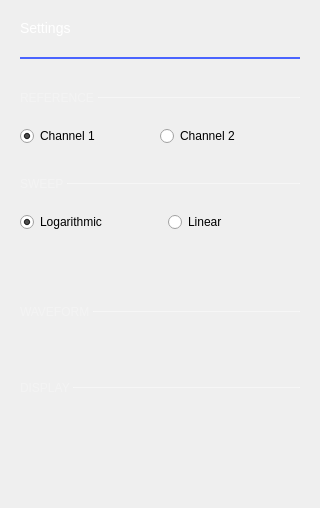
               <widget class="QWidget" name="scrollAreaWidgetContents_2">
                <property name="geometry">
                 <rect>
                  <x>0</x>
                  <y>0</y>
                  <width>320</width>
                  <height>508</height>
                 </rect>
                </property>
                <layout class="QVBoxLayout" name="verticalLayout_11">
                 <property name="leftMargin">
                  <number>20</number>
                 </property>
                 <property name="topMargin">
                  <number>20</number>
                 </property>
                 <property name="rightMargin">
                  <number>20</number>
                 </property>
                 <property name="bottomMargin">
                  <number>20</number>
                 </property>
                 <item>
                  <widget class="QLabel" name="label_5">
                   <property name="styleSheet">
                    <string notr="true">color: white;
    font-size: 14px;
    font-weight: normal;</string>
                   </property>
                   <property name="text">
                    <string>Settings</string>
                   </property>
                  </widget>
                 </item>
                 <item>
                  <spacer name="verticalSpacer_5">
                   <property name="orientation">
                    <enum>Qt::Vertical</enum>
                   </property>
                   <property name="sizeType">
                    <enum>QSizePolicy::Fixed</enum>
                   </property>
                   <property name="sizeHint" stdset="0">
                    <size>
                     <width>15</width>
                     <height>15</height>
                    </size>
                   </property>
                  </spacer>
                 </item>
                 <item>
                  <widget class="Line" name="line_2">
                   <property name="styleSheet">
                    <string notr="true">color: #4A64FF;</string>
                   </property>
                   <property name="frameShadow">
                    <enum>QFrame::Plain</enum>
                   </property>
                   <property name="lineWidth">
                    <number>2</number>
                   </property>
                   <property name="orientation">
                    <enum>Qt::Horizontal</enum>
                   </property>
                  </widget>
                 </item>
                 <item>
                  <layout class="QHBoxLayout" name="horizontalLayout_6">
                   <property name="spacing">
                    <number>0</number>
                   </property>
                   <property name="topMargin">
                    <number>25</number>
                   </property>
                   <property name="bottomMargin">
                    <number>15</number>
                   </property>
                   <item>
                    <widget class="QLabel" name="label">
                     <property name="sizePolicy">
                      <sizepolicy hsizetype="Maximum" vsizetype="Preferred">
                       <horstretch>0</horstretch>
                       <verstretch>0</verstretch>
                      </sizepolicy>
                     </property>
                     <property name="styleSheet">
                      <string notr="true">QLabel {
        font-size: 12px;
        color: rgba(255, 255, 255, 70)
    }
</string>
                     </property>
                     <property name="text">
                      <string>REFERENCE </string>
                     </property>
                    </widget>
                   </item>
                   <item>
                    <widget class="Line" name="line">
                     <property name="minimumSize">
                      <size>
                       <width>0</width>
                       <height>1</height>
                      </size>
                     </property>
                     <property name="maximumSize">
                      <size>
                       <width>16777215</width>
                       <height>1</height>
                      </size>
                     </property>
                     <property name="styleSheet">
                      <string notr="true">border: 1px solid rgba(255, 255, 255, 70);</string>
                     </property>
                     <property name="frameShadow">
                      <enum>QFrame::Sunken</enum>
                     </property>
                     <property name="orientation">
                      <enum>Qt::Horizontal</enum>
                     </property>
                    </widget>
                   </item>
                  </layout>
                 </item>
                 <item>
                  <layout class="QHBoxLayout" name="horizontalLayout_5">
                   <property name="spacing">
                    <number>0</number>
                   </property>
                   <property name="topMargin">
                    <number>0</number>
                   </property>
                   <property name="bottomMargin">
                    <number>0</number>
                   </property>
                   <item>
                    <widget class="QRadioButton" name="refCh1">
                     <property name="text">
                      <string>Channel 1</string>
                     </property>
                     <property name="checked">
                      <bool>true</bool>
                     </property>
                     <attribute name="buttonGroup">
                      <string notr="true">buttonGroup_2</string>
                     </attribute>
                    </widget>
                   </item>
                   <item>
                    <widget class="QRadioButton" name="refCh2">
                     <property name="text">
                      <string>Channel 2</string>
                     </property>
                     <attribute name="buttonGroup">
                      <string notr="true">buttonGroup_2</string>
                     </attribute>
                    </widget>
                   </item>
                  </layout>
                 </item>
                 <item>
                  <layout class="QHBoxLayout" name="horizontalLayout_4">
                   <property name="spacing">
                    <number>0</number>
                   </property>
                   <property name="topMargin">
                    <number>25</number>
                   </property>
                   <property name="bottomMargin">
                    <number>15</number>
                   </property>
                   <item>
                    <widget class="QLabel" name="label_2">
                     <property name="sizePolicy">
                      <sizepolicy hsizetype="Maximum" vsizetype="Preferred">
                       <horstretch>0</horstretch>
                       <verstretch>0</verstretch>
                      </sizepolicy>
                     </property>
                     <property name="styleSheet">
                      <string notr="true">QLabel {
        font-size: 12px;
        color: rgba(255, 255, 255, 70)
}</string>
                     </property>
                     <property name="text">
                      <string>SWEEP </string>
                     </property>
                    </widget>
                   </item>
                   <item>
                    <widget class="Line" name="line_3">
                     <property name="minimumSize">
                      <size>
                       <width>0</width>
                       <height>1</height>
                      </size>
                     </property>
                     <property name="maximumSize">
                      <size>
                       <width>16777215</width>
                       <height>1</height>
                      </size>
                     </property>
                     <property name="styleSheet">
                      <string notr="true">border: 1px solid rgba(255, 255, 255, 70);</string>
                     </property>
                     <property name="frameShadow">
                      <enum>QFrame::Sunken</enum>
                     </property>
                     <property name="lineWidth">
                      <number>1</number>
                     </property>
                     <property name="orientation">
                      <enum>Qt::Horizontal</enum>
                     </property>
                    </widget>
                   </item>
                  </layout>
                 </item>
                 <item>
                  <layout class="QGridLayout" name="gridLayout_7">
                   <property name="topMargin">
                    <number>0</number>
                   </property>
                   <property name="spacing">
                    <number>15</number>
                   </property>
                   <item row="3" column="1">
                    <widget class="adiscope::ScaleSpinButton" name="samplesCount" native="true">
                     <property name="units" stdset="0">
                      <stringlist notr="true">
                       <string>samples=1e0</string>
                      </stringlist>
                     </property>
                     <property name="name" stdset="0">
                      <string>Samples count</string>
                     </property>
                     <property name="min_value" stdset="0">
                      <double>10.000000000000000</double>
                     </property>
                     <property name="max_value" stdset="0">
                      <double>10000.000000000000000</double>
                     </property>
                     <property name="show_progress" stdset="0">
                      <bool>false</bool>
                     </property>
                     <property name="value" stdset="0">
                      <double>1000.000000000000000</double>
                     </property>
                    </widget>
                   </item>
                   <item row="2" column="0">
                    <widget class="adiscope::ScaleSpinButton" name="minFreq" native="true">
                     <property name="units" stdset="0">
                      <stringlist notr="true">
                       <string>Hz=1e0</string>
                       <string>kHz=1e3</string>
                       <string>MHz=1e6</string>
                      </stringlist>
                     </property>
                     <property name="min_value" stdset="0">
                      <double>1.000000000000000</double>
                     </property>
                     <property name="max_value" stdset="0">
                      <double>50000000.000000000000000</double>
                     </property>
                     <property name="show_progress" stdset="0">
                      <bool>false</bool>
                     </property>
                     <property name="name" stdset="0">
                      <string>Min Freq</string>
                     </property>
                     <property name="value" stdset="0">
                      <double>1000.000000000000000</double>
                     </property>
                    </widget>
                   </item>
                   <item row="3" column="0">
                    <spacer name="verticalSpacer_2">
                     <property name="orientation">
                      <enum>Qt::Vertical</enum>
                     </property>
                     <property name="sizeType">
                      <enum>QSizePolicy::Fixed</enum>
                     </property>
                     <property name="sizeHint" stdset="0">
                      <size>
                       <width>0</width>
                       <height>12</height>
                      </size>
                     </property>
                    </spacer>
                   </item>
                   <item row="1" column="1">
                    <widget class="QRadioButton" name="isLinear">
                     <property name="text">
                      <string>Linear</string>
                     </property>
                     <attribute name="buttonGroup">
                      <string notr="true">buttonGroup</string>
                     </attribute>
                    </widget>
                   </item>
                   <item row="1" column="0">
                    <widget class="QRadioButton" name="isLog">
                     <property name="text">
                      <string>Logarithmic</string>
                     </property>
                     <property name="checked">
                      <bool>true</bool>
                     </property>
                     <attribute name="buttonGroup">
                      <string notr="true">buttonGroup</string>
                     </attribute>
                    </widget>
                   </item>
                   <item row="2" column="1">
                    <widget class="adiscope::ScaleSpinButton" name="maxFreq" native="true">
                     <property name="units" stdset="0">
                      <stringlist notr="true">
                       <string>Hz=1e0</string>
                       <string>kHz=1e3</string>
                       <string>MHz=1e6</string>
                      </stringlist>
                     </property>
                     <property name="name" stdset="0">
                      <string>Max Freq</string>
                     </property>
                     <property name="min_value" stdset="0">
                      <double>1.000000000000000</double>
                     </property>
                     <property name="max_value" stdset="0">
                      <double>50000000.000000000000000</double>
                     </property>
                     <property name="show_progress" stdset="0">
                      <bool>false</bool>
                     </property>
                     <property name="value" stdset="0">
                      <double>50000.000000000000000</double>
                     </property>
                    </widget>
                   </item>
                  </layout>
                 </item>
                 <item>
                  <layout class="QHBoxLayout" name="horizontalLayout_7">
                   <property name="spacing">
                    <number>0</number>
                   </property>
                   <property name="topMargin">
                    <number>25</number>
                   </property>
                   <property name="bottomMargin">
                    <number>25</number>
                   </property>
                   <item>
                    <widget class="QLabel" name="label_3">
                     <property name="sizePolicy">
                      <sizepolicy hsizetype="Maximum" vsizetype="Preferred">
                       <horstretch>0</horstretch>
                       <verstretch>0</verstretch>
                      </sizepolicy>
                     </property>
                     <property name="styleSheet">
                      <string notr="true">QLabel {
        font-size: 12px;
        color: rgba(255, 255, 255, 70)
    }
</string>
                     </property>
                     <property name="text">
                      <string>WAVEFORM </string>
                     </property>
                    </widget>
                   </item>
                   <item>
                    <widget class="Line" name="line_5">
                     <property name="minimumSize">
                      <size>
                       <width>0</width>
                       <height>1</height>
                      </size>
                     </property>
                     <property name="maximumSize">
                      <size>
                       <width>16777215</width>
                       <height>1</height>
                      </size>
                     </property>
                     <property name="styleSheet">
                      <string notr="true">border: 1px solid rgba(255, 255, 255, 70);</string>
                     </property>
                     <property name="frameShadow">
                      <enum>QFrame::Sunken</enum>
                     </property>
                     <property name="lineWidth">
                      <number>1</number>
                     </property>
                     <property name="orientation">
                      <enum>Qt::Horizontal</enum>
                     </property>
                    </widget>
                   </item>
                  </layout>
                 </item>
                 <item>
                  <layout class="QGridLayout" name="gridLayout_8">
                   <property name="topMargin">
                    <number>0</number>
                   </property>
                   <property name="spacing">
                    <number>15</number>
                   </property>
                   <item row="0" column="0">
                    <widget class="adiscope::ScaleSpinButton" name="amplitude" native="true">
                     <property name="units" stdset="0">
                      <stringlist notr="true">
                       <string>µVolts=1e-6</string>
                       <string>mVolts=1e-3</string>
                       <string>Volts=1e0</string>
                      </stringlist>
                     </property>
                     <property name="name" stdset="0">
                      <string>Amplitude</string>
                     </property>
                     <property name="min_value" stdset="0">
                      <double>0.000001000000000</double>
                     </property>
                     <property name="max_value" stdset="0">
                      <double>10.000000000000000</double>
                     </property>
                     <property name="show_progress" stdset="0">
                      <bool>false</bool>
                     </property>
                     <property name="value" stdset="0">
                      <double>1.000000000000000</double>
                     </property>
                    </widget>
                   </item>
                   <item row="0" column="1">
                    <widget class="adiscope::PositionSpinButton" name="offset" native="true">
                     <property name="units" stdset="0">
                      <stringlist notr="true">
                       <string>µVolts=1e-6</string>
                       <string>mVolts=1e-3</string>
                       <string>Volts=1e0</string>
                      </stringlist>
                     </property>
                     <property name="name" stdset="0">
                      <string>Offset</string>
                     </property>
                     <property name="min_value" stdset="0">
                      <double>-5.000000000000000</double>
                     </property>
                     <property name="max_value" stdset="0">
                      <double>5.000000000000000</double>
                     </property>
                     <property name="show_progress" stdset="0">
                      <bool>false</bool>
                     </property>
                    </widget>
                   </item>
                  </layout>
                 </item>
                 <item>
                  <layout class="QHBoxLayout" name="horizontalLayout_8">
                   <property name="spacing">
                    <number>0</number>
                   </property>
                   <property name="topMargin">
                    <number>25</number>
                   </property>
                   <property name="bottomMargin">
                    <number>25</number>
                   </property>
                   <item>
                    <widget class="QLabel" name="label_4">
                     <property name="sizePolicy">
                      <sizepolicy hsizetype="Maximum" vsizetype="Preferred">
                       <horstretch>0</horstretch>
                       <verstretch>0</verstretch>
                      </sizepolicy>
                     </property>
                     <property name="styleSheet">
                      <string notr="true">QLabel {
       font-size: 12px;
       color: rgba(255, 255, 255, 70)
    }
   </string>
                     </property>
                     <property name="text">
                      <string>DISPLAY </string>
                     </property>
                    </widget>
                   </item>
                   <item>
                    <widget class="Line" name="line_4">
                     <property name="minimumSize">
                      <size>
                       <width>0</width>
                       <height>1</height>
                      </size>
                     </property>
                     <property name="maximumSize">
                      <size>
                       <width>16777215</width>
                       <height>1</height>
                      </size>
                     </property>
                     <property name="styleSheet">
                      <string notr="true">border: 1px solid rgba(255, 255, 255, 70);
</string>
                     </property>
                     <property name="frameShadow">
                      <enum>QFrame::Sunken</enum>
                     </property>
                     <property name="lineWidth">
                      <number>1</number>
                     </property>
                     <property name="orientation">
                      <enum>Qt::Horizontal</enum>
                     </property>
                    </widget>
                   </item>
                  </layout>
                 </item>
                 <item>
                  <layout class="QGridLayout" name="gridLayout_9">
                   <property name="topMargin">
                    <number>0</number>
                   </property>
                   <property name="spacing">
                    <number>15</number>
                   </property>
                   <item row="1" column="0">
                    <widget class="adiscope::PositionSpinButton" name="magMax" native="true">
                     <property name="units" stdset="0">
                      <stringlist notr="true">
                       <string>dB=1e0</string>
                      </stringlist>
                     </property>
                     <property name="name" stdset="0">
                      <string>Max. Magnitude</string>
                     </property>
                     <property name="min_value" stdset="0">
                      <double>-120.000000000000000</double>
                     </property>
                     <property name="max_value" stdset="0">
                      <double>120.000000000000000</double>
                     </property>
                     <property name="value" stdset="0">
                      <double>10.000000000000000</double>
                     </property>
                     <property name="show_progress" stdset="0">
                      <bool>false</bool>
                     </property>
                    </widget>
                   </item>
                   <item row="1" column="1">
                    <widget class="adiscope::PositionSpinButton" name="phaseMax" native="true">
                     <property name="units" stdset="0">
                      <stringlist notr="true">
                       <string>°=1e0</string>
                      </stringlist>
                     </property>
                     <property name="name" stdset="0">
                      <string>Max. Phase</string>
                     </property>
                     <property name="min_value" stdset="0">
                      <double>-180.000000000000000</double>
                     </property>
                     <property name="max_value" stdset="0">
                      <double>180.000000000000000</double>
                     </property>
                     <property name="value" stdset="0">
                      <double>180.000000000000000</double>
                     </property>
                     <property name="show_progress" stdset="0">
                      <bool>false</bool>
                     </property>
                    </widget>
                   </item>
                   <item row="0" column="0">
                    <widget class="adiscope::PositionSpinButton" name="magMin" native="true">
                     <property name="units" stdset="0">
                      <stringlist notr="true">
                       <string>dB=1e0</string>
                      </stringlist>
                     </property>
                     <property name="name" stdset="0">
                      <string>Min. Magnitude</string>
                     </property>
                     <property name="min_value" stdset="0">
                      <double>-120.000000000000000</double>
                     </property>
                     <property name="max_value" stdset="0">
                      <double>120.000000000000000</double>
                     </property>
                     <property name="value" stdset="0">
                      <double>-90.000000000000000</double>
                     </property>
                     <property name="show_progress" stdset="0">
                      <bool>false</bool>
                     </property>
                    </widget>
                   </item>
                   <item row="0" column="1">
                    <widget class="adiscope::PositionSpinButton" name="phaseMin" native="true">
                     <property name="units" stdset="0">
                      <stringlist notr="true">
                       <string>°=1e0</string>
                      </stringlist>
                     </property>
                     <property name="name" stdset="0">
                      <string>Min. Phase</string>
                     </property>
                     <property name="min_value" stdset="0">
                      <double>-180.000000000000000</double>
                     </property>
                     <property name="max_value" stdset="0">
                      <double>180.000000000000000</double>
                     </property>
                     <property name="value" stdset="0">
                      <double>-180.000000000000000</double>
                     </property>
                     <property name="show_progress" stdset="0">
                      <bool>false</bool>
                     </property>
                    </widget>
                   </item>
                  </layout>
                 </item>
                 <item>
                  <spacer name="verticalSpacer">
                   <property name="orientation">
                    <enum>Qt::Vertical</enum>
                   </property>
                   <property name="sizeHint" stdset="0">
                    <size>
                     <width>0</width>
                     <height>0</height>
                    </size>
                   </property>
                  </spacer>
                 </item>
                 <item>
                  <spacer name="horizontalSpacer_3">
                   <property name="orientation">
                    <enum>Qt::Horizontal</enum>
                   </property>
                   <property name="sizeHint" stdset="0">
                    <size>
                     <width>280</width>
                     <height>0</height>
                    </size>
                   </property>
                  </spacer>
                 </item>
                </layout>
               </widget>
